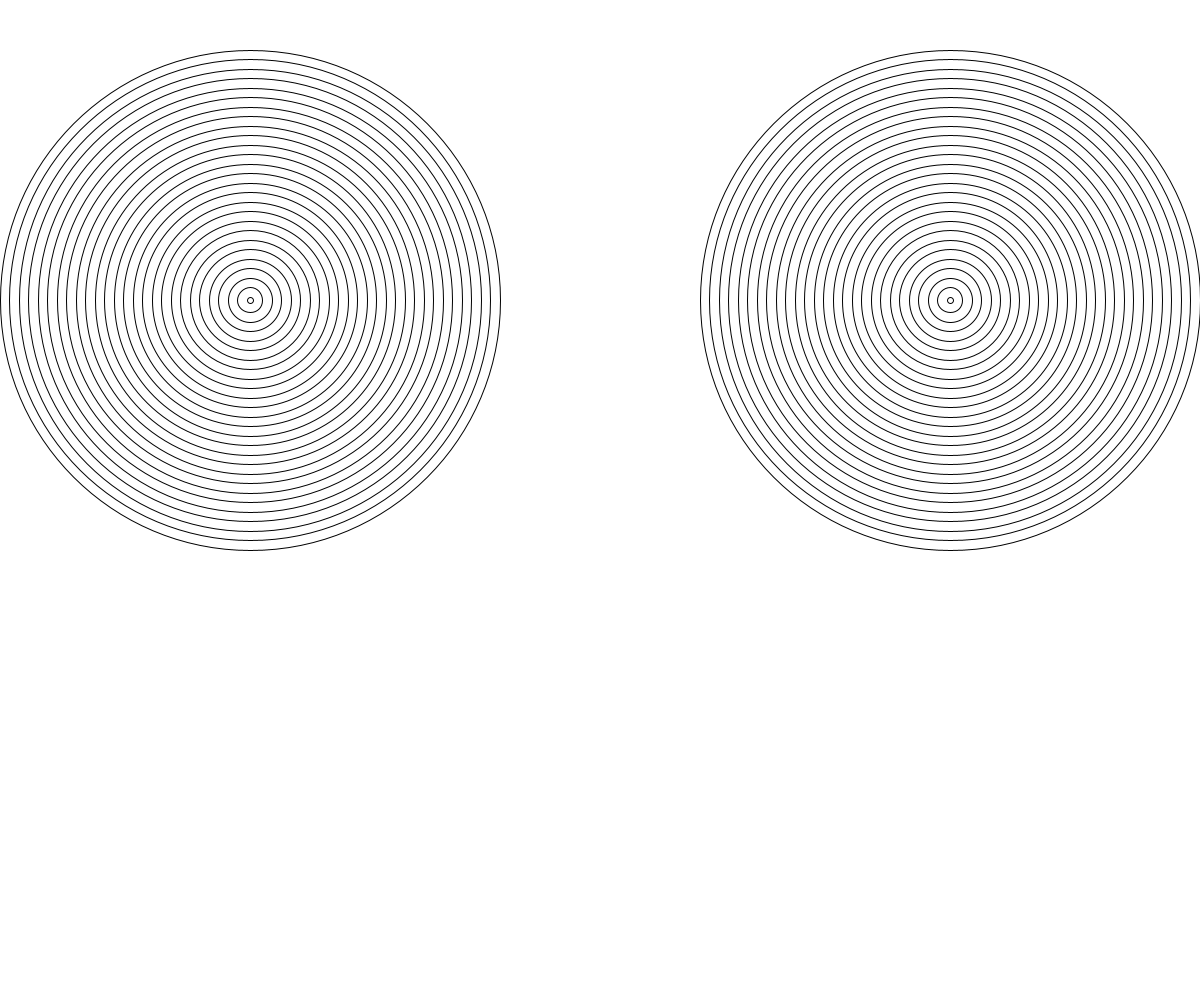
Frame 1 (no input)
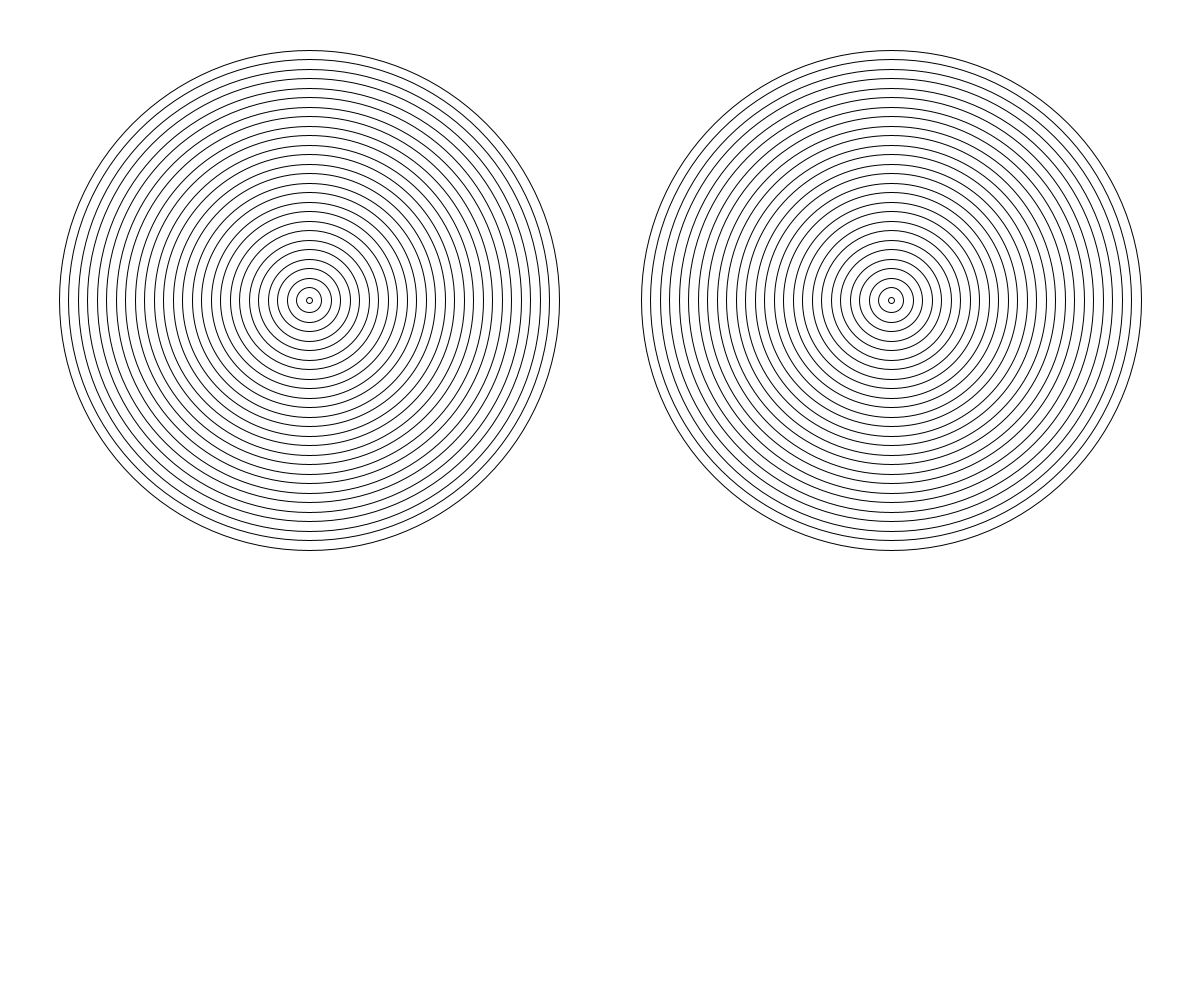
Frame 60 (the mouse pressed at the canvas centre just before this capture)
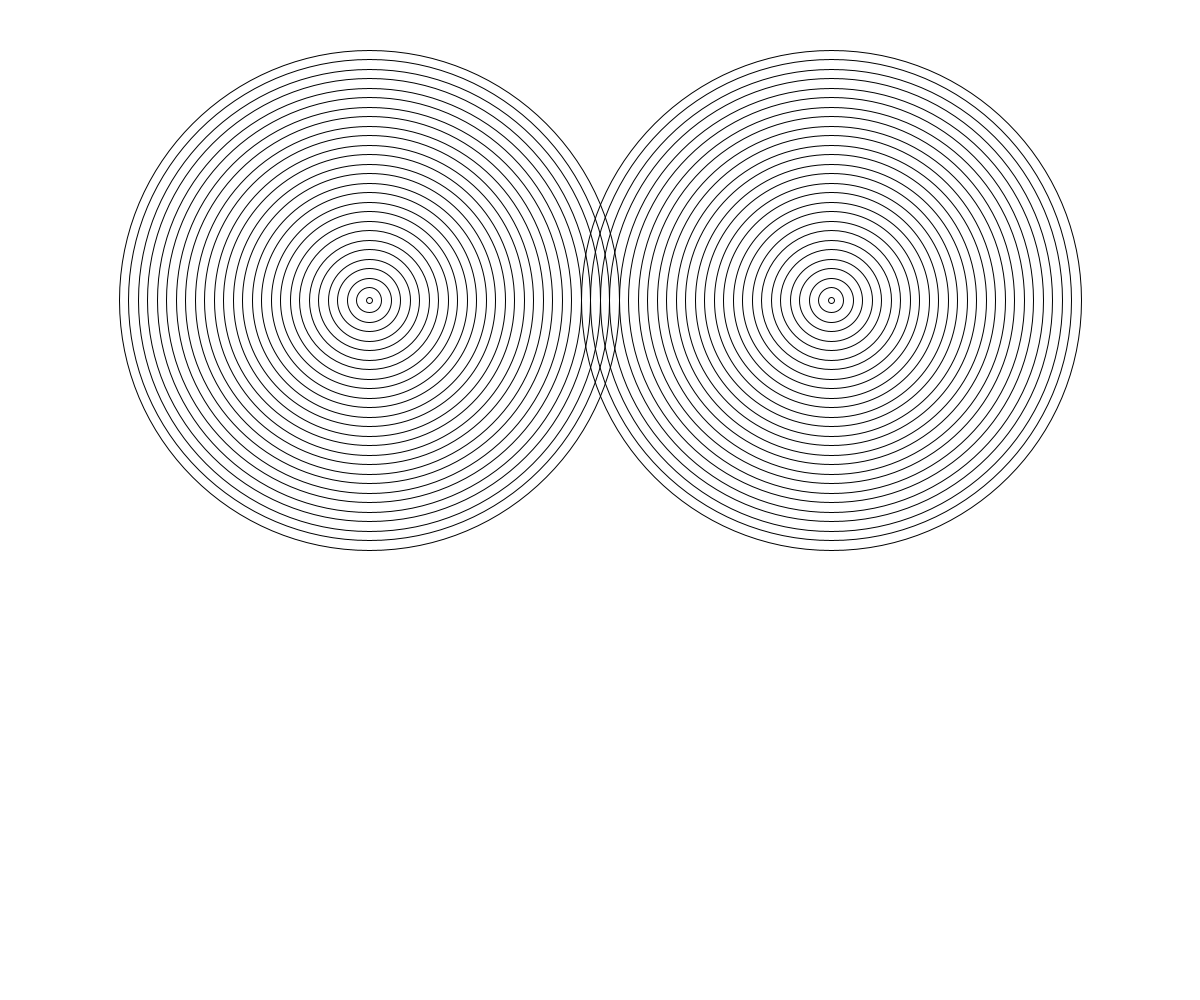
Frame 120 (the mouse held since frame 60 and released just before this capture)

The Processing sketch that drew these frames (run headless with seeded random() and noise(); from frame 60 on, the mouse is pressed at the canvas centre):

// Processing sketch: amazing_rings
// ── amazing_rings.pde
int x1 = 950;
int x2 = 250;
int speed = 1;

void setup() {
  size(1200, 1000);
}

void draw() {
  background(255,255,255);
  noFill();
  for (int i = 500; i > 0; i-=19) {
    ellipse(x1, 300, i, i);
  }
  for (int i = 500; i > 0; i-=19) {
    ellipse(x2, 300, i, i);
  }
  x1-=speed;
  x2+=speed;
  
  if(x1<=0||x1>=width){
    speed*=-1;
  }
}
